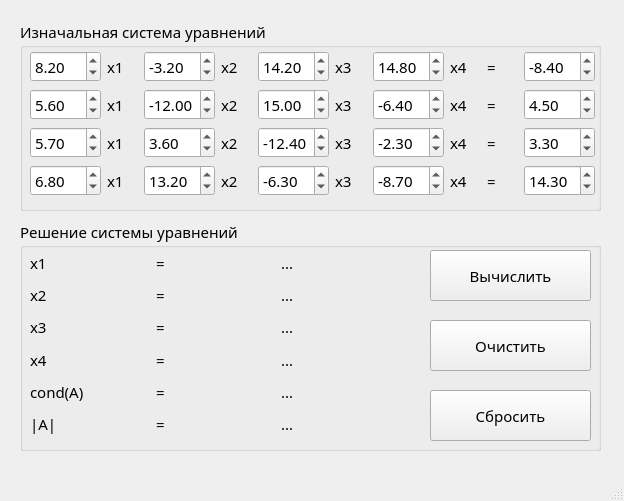
<?xml version="1.0" encoding="UTF-8"?>
<ui version="4.0">
 <class>Lab3</class>
 <widget class="QMainWindow" name="Lab3">
  <property name="geometry">
   <rect>
    <x>0</x>
    <y>0</y>
    <width>624</width>
    <height>501</height>
   </rect>
  </property>
  <property name="minimumSize">
   <size>
    <width>624</width>
    <height>501</height>
   </size>
  </property>
  <property name="maximumSize">
   <size>
    <width>624</width>
    <height>501</height>
   </size>
  </property>
  <property name="windowTitle">
   <string>Лабораторная работа №3</string>
  </property>
  <widget class="QWidget" name="centralwidget">
   <widget class="QGroupBox" name="groupBox">
    <property name="geometry">
     <rect>
      <x>20</x>
      <y>20</y>
      <width>581</width>
      <height>191</height>
     </rect>
    </property>
    <property name="font">
     <font>
      <family>Montserrat Medium</family>
      <pointsize>11</pointsize>
      <weight>50</weight>
      <bold>false</bold>
     </font>
    </property>
    <property name="title">
     <string>Изначальная система уравнений</string>
    </property>
    <widget class="QWidget" name="">
     <property name="geometry">
      <rect>
       <x>10</x>
       <y>30</y>
       <width>565</width>
       <height>147</height>
      </rect>
     </property>
     <layout class="QGridLayout" name="gridLayout">
      <item row="2" column="0">
       <widget class="QDoubleSpinBox" name="doubleSpinBox_20">
        <property name="minimum">
         <double>-99.989999999999995</double>
        </property>
        <property name="singleStep">
         <double>0.500000000000000</double>
        </property>
        <property name="value">
         <double>5.700000000000000</double>
        </property>
       </widget>
      </item>
      <item row="0" column="2">
       <widget class="QDoubleSpinBox" name="doubleSpinBox_01">
        <property name="minimum">
         <double>-99.989999999999995</double>
        </property>
        <property name="singleStep">
         <double>0.500000000000000</double>
        </property>
        <property name="value">
         <double>-3.200000000000000</double>
        </property>
       </widget>
      </item>
      <item row="1" column="9">
       <widget class="QDoubleSpinBox" name="doubleSpinBox_14">
        <property name="minimum">
         <double>-99.989999999999995</double>
        </property>
        <property name="singleStep">
         <double>0.500000000000000</double>
        </property>
        <property name="value">
         <double>4.500000000000000</double>
        </property>
       </widget>
      </item>
      <item row="0" column="3">
       <widget class="QLabel" name="label_2">
        <property name="text">
         <string>x2</string>
        </property>
       </widget>
      </item>
      <item row="2" column="8">
       <widget class="QLabel" name="label_19">
        <property name="text">
         <string>=</string>
        </property>
       </widget>
      </item>
      <item row="0" column="0">
       <widget class="QDoubleSpinBox" name="doubleSpinBox_00">
        <property name="minimum">
         <double>-99.989999999999995</double>
        </property>
        <property name="singleStep">
         <double>0.500000000000000</double>
        </property>
        <property name="value">
         <double>8.199999999999999</double>
        </property>
       </widget>
      </item>
      <item row="0" column="1">
       <widget class="QLabel" name="label">
        <property name="text">
         <string>x1</string>
        </property>
       </widget>
      </item>
      <item row="1" column="4">
       <widget class="QDoubleSpinBox" name="doubleSpinBox_12">
        <property name="minimum">
         <double>-99.989999999999995</double>
        </property>
        <property name="singleStep">
         <double>0.500000000000000</double>
        </property>
        <property name="value">
         <double>15.000000000000000</double>
        </property>
       </widget>
      </item>
      <item row="1" column="8">
       <widget class="QLabel" name="label_18">
        <property name="text">
         <string>=</string>
        </property>
       </widget>
      </item>
      <item row="2" column="1">
       <widget class="QLabel" name="label_12">
        <property name="text">
         <string>x1</string>
        </property>
       </widget>
      </item>
      <item row="1" column="1">
       <widget class="QLabel" name="label_5">
        <property name="text">
         <string>x1</string>
        </property>
       </widget>
      </item>
      <item row="0" column="5">
       <widget class="QLabel" name="label_3">
        <property name="text">
         <string>x3</string>
        </property>
       </widget>
      </item>
      <item row="0" column="6">
       <widget class="QDoubleSpinBox" name="doubleSpinBox_03">
        <property name="minimum">
         <double>-99.989999999999995</double>
        </property>
        <property name="singleStep">
         <double>0.500000000000000</double>
        </property>
        <property name="value">
         <double>14.800000000000001</double>
        </property>
       </widget>
      </item>
      <item row="1" column="0">
       <widget class="QDoubleSpinBox" name="doubleSpinBox_10">
        <property name="minimum">
         <double>-99.989999999999995</double>
        </property>
        <property name="singleStep">
         <double>0.500000000000000</double>
        </property>
        <property name="value">
         <double>5.600000000000000</double>
        </property>
       </widget>
      </item>
      <item row="1" column="3">
       <widget class="QLabel" name="label_8">
        <property name="text">
         <string>x2</string>
        </property>
       </widget>
      </item>
      <item row="1" column="6">
       <widget class="QDoubleSpinBox" name="doubleSpinBox_13">
        <property name="minimum">
         <double>-99.989999999999995</double>
        </property>
        <property name="singleStep">
         <double>0.500000000000000</double>
        </property>
        <property name="value">
         <double>-6.400000000000000</double>
        </property>
       </widget>
      </item>
      <item row="0" column="7">
       <widget class="QLabel" name="label_4">
        <property name="text">
         <string>x4</string>
        </property>
       </widget>
      </item>
      <item row="1" column="7">
       <widget class="QLabel" name="label_7">
        <property name="text">
         <string>x4</string>
        </property>
       </widget>
      </item>
      <item row="0" column="8">
       <widget class="QLabel" name="label_17">
        <property name="text">
         <string>=</string>
        </property>
       </widget>
      </item>
      <item row="0" column="9">
       <widget class="QDoubleSpinBox" name="doubleSpinBox_04">
        <property name="minimum">
         <double>-99.989999999999995</double>
        </property>
        <property name="singleStep">
         <double>0.500000000000000</double>
        </property>
        <property name="value">
         <double>-8.400000000000000</double>
        </property>
       </widget>
      </item>
      <item row="1" column="2">
       <widget class="QDoubleSpinBox" name="doubleSpinBox_11">
        <property name="minimum">
         <double>-99.989999999999995</double>
        </property>
        <property name="singleStep">
         <double>0.500000000000000</double>
        </property>
        <property name="value">
         <double>-12.000000000000000</double>
        </property>
       </widget>
      </item>
      <item row="0" column="4">
       <widget class="QDoubleSpinBox" name="doubleSpinBox_02">
        <property name="minimum">
         <double>-99.989999999999995</double>
        </property>
        <property name="singleStep">
         <double>0.500000000000000</double>
        </property>
        <property name="value">
         <double>14.199999999999999</double>
        </property>
       </widget>
      </item>
      <item row="1" column="5">
       <widget class="QLabel" name="label_6">
        <property name="text">
         <string>x3</string>
        </property>
       </widget>
      </item>
      <item row="2" column="9">
       <widget class="QDoubleSpinBox" name="doubleSpinBox_24">
        <property name="minimum">
         <double>-99.989999999999995</double>
        </property>
        <property name="singleStep">
         <double>0.500000000000000</double>
        </property>
        <property name="value">
         <double>3.300000000000000</double>
        </property>
       </widget>
      </item>
      <item row="3" column="8">
       <widget class="QLabel" name="label_20">
        <property name="text">
         <string>=</string>
        </property>
       </widget>
      </item>
      <item row="2" column="2">
       <widget class="QDoubleSpinBox" name="doubleSpinBox_21">
        <property name="minimum">
         <double>-99.989999999999995</double>
        </property>
        <property name="singleStep">
         <double>0.500000000000000</double>
        </property>
        <property name="value">
         <double>3.600000000000000</double>
        </property>
       </widget>
      </item>
      <item row="2" column="3">
       <widget class="QLabel" name="label_11">
        <property name="text">
         <string>x2</string>
        </property>
       </widget>
      </item>
      <item row="2" column="4">
       <widget class="QDoubleSpinBox" name="doubleSpinBox_22">
        <property name="minimum">
         <double>-99.989999999999995</double>
        </property>
        <property name="singleStep">
         <double>0.500000000000000</double>
        </property>
        <property name="value">
         <double>-12.400000000000000</double>
        </property>
       </widget>
      </item>
      <item row="2" column="5">
       <widget class="QLabel" name="label_10">
        <property name="text">
         <string>x3</string>
        </property>
       </widget>
      </item>
      <item row="2" column="6">
       <widget class="QDoubleSpinBox" name="doubleSpinBox_23">
        <property name="minimum">
         <double>-99.989999999999995</double>
        </property>
        <property name="singleStep">
         <double>0.500000000000000</double>
        </property>
        <property name="value">
         <double>-2.300000000000000</double>
        </property>
       </widget>
      </item>
      <item row="2" column="7">
       <widget class="QLabel" name="label_9">
        <property name="text">
         <string>x4</string>
        </property>
       </widget>
      </item>
      <item row="3" column="7">
       <widget class="QLabel" name="label_13">
        <property name="text">
         <string>x4</string>
        </property>
       </widget>
      </item>
      <item row="3" column="0">
       <widget class="QDoubleSpinBox" name="doubleSpinBox_30">
        <property name="minimum">
         <double>-99.989999999999995</double>
        </property>
        <property name="singleStep">
         <double>0.500000000000000</double>
        </property>
        <property name="value">
         <double>6.800000000000000</double>
        </property>
       </widget>
      </item>
      <item row="3" column="1">
       <widget class="QLabel" name="label_16">
        <property name="text">
         <string>x1</string>
        </property>
       </widget>
      </item>
      <item row="3" column="2">
       <widget class="QDoubleSpinBox" name="doubleSpinBox_31">
        <property name="minimum">
         <double>-99.989999999999995</double>
        </property>
        <property name="singleStep">
         <double>0.500000000000000</double>
        </property>
        <property name="value">
         <double>13.199999999999999</double>
        </property>
       </widget>
      </item>
      <item row="3" column="3">
       <widget class="QLabel" name="label_15">
        <property name="text">
         <string>x2</string>
        </property>
       </widget>
      </item>
      <item row="3" column="4">
       <widget class="QDoubleSpinBox" name="doubleSpinBox_32">
        <property name="minimum">
         <double>-99.989999999999995</double>
        </property>
        <property name="singleStep">
         <double>0.500000000000000</double>
        </property>
        <property name="value">
         <double>-6.300000000000000</double>
        </property>
       </widget>
      </item>
      <item row="3" column="5">
       <widget class="QLabel" name="label_14">
        <property name="text">
         <string>x3</string>
        </property>
       </widget>
      </item>
      <item row="3" column="6">
       <widget class="QDoubleSpinBox" name="doubleSpinBox_33">
        <property name="minimum">
         <double>-99.989999999999995</double>
        </property>
        <property name="singleStep">
         <double>0.500000000000000</double>
        </property>
        <property name="value">
         <double>-8.699999999999999</double>
        </property>
       </widget>
      </item>
      <item row="3" column="9">
       <widget class="QDoubleSpinBox" name="doubleSpinBox_34">
        <property name="minimum">
         <double>-99.989999999999995</double>
        </property>
        <property name="singleStep">
         <double>0.500000000000000</double>
        </property>
        <property name="value">
         <double>14.300000000000001</double>
        </property>
       </widget>
      </item>
     </layout>
    </widget>
   </widget>
   <widget class="QGroupBox" name="groupBox_2">
    <property name="geometry">
     <rect>
      <x>20</x>
      <y>220</y>
      <width>581</width>
      <height>231</height>
     </rect>
    </property>
    <property name="font">
     <font>
      <family>Montserrat Medium</family>
      <pointsize>11</pointsize>
     </font>
    </property>
    <property name="title">
     <string>Решение системы уравнений</string>
    </property>
    <widget class="QPushButton" name="pushButton_default">
     <property name="geometry">
      <rect>
       <x>410</x>
       <y>170</y>
       <width>161</width>
       <height>51</height>
      </rect>
     </property>
     <property name="text">
      <string>Сбросить</string>
     </property>
    </widget>
    <widget class="QPushButton" name="pushButton_clear">
     <property name="geometry">
      <rect>
       <x>410</x>
       <y>100</y>
       <width>161</width>
       <height>51</height>
      </rect>
     </property>
     <property name="text">
      <string>Очистить</string>
     </property>
    </widget>
    <widget class="QPushButton" name="pushButton_calculate">
     <property name="geometry">
      <rect>
       <x>410</x>
       <y>30</y>
       <width>161</width>
       <height>51</height>
      </rect>
     </property>
     <property name="text">
      <string>Вычислить</string>
     </property>
    </widget>
    <widget class="QWidget" name="">
     <property name="geometry">
      <rect>
       <x>10</x>
       <y>30</y>
       <width>371</width>
       <height>187</height>
      </rect>
     </property>
     <layout class="QGridLayout" name="gridLayout_2">
      <item row="0" column="0">
       <widget class="QLabel" name="label_21">
        <property name="text">
         <string>x1</string>
        </property>
       </widget>
      </item>
      <item row="0" column="1">
       <widget class="QLabel" name="label_28">
        <property name="text">
         <string>=</string>
        </property>
       </widget>
      </item>
      <item row="0" column="2">
       <widget class="QLabel" name="label_x1">
        <property name="text">
         <string>...</string>
        </property>
       </widget>
      </item>
      <item row="1" column="0">
       <widget class="QLabel" name="label_24">
        <property name="text">
         <string>x2</string>
        </property>
       </widget>
      </item>
      <item row="1" column="1">
       <widget class="QLabel" name="label_27">
        <property name="text">
         <string>=</string>
        </property>
       </widget>
      </item>
      <item row="1" column="2">
       <widget class="QLabel" name="label_x2">
        <property name="text">
         <string>...</string>
        </property>
       </widget>
      </item>
      <item row="2" column="0">
       <widget class="QLabel" name="label_23">
        <property name="text">
         <string>x3</string>
        </property>
       </widget>
      </item>
      <item row="2" column="1">
       <widget class="QLabel" name="label_26">
        <property name="text">
         <string>=</string>
        </property>
       </widget>
      </item>
      <item row="2" column="2">
       <widget class="QLabel" name="label_x3">
        <property name="text">
         <string>...</string>
        </property>
       </widget>
      </item>
      <item row="3" column="0">
       <widget class="QLabel" name="label_22">
        <property name="text">
         <string>x4</string>
        </property>
       </widget>
      </item>
      <item row="3" column="1">
       <widget class="QLabel" name="label_25">
        <property name="text">
         <string>=</string>
        </property>
       </widget>
      </item>
      <item row="3" column="2">
       <widget class="QLabel" name="label_x4">
        <property name="text">
         <string>...</string>
        </property>
       </widget>
      </item>
      <item row="4" column="0">
       <widget class="QLabel" name="label_33">
        <property name="text">
         <string>cond(A)</string>
        </property>
       </widget>
      </item>
      <item row="4" column="1">
       <widget class="QLabel" name="label_38">
        <property name="text">
         <string>=</string>
        </property>
       </widget>
      </item>
      <item row="4" column="2">
       <widget class="QLabel" name="label_cond_A">
        <property name="text">
         <string>...</string>
        </property>
       </widget>
      </item>
      <item row="5" column="0">
       <widget class="QLabel" name="label_34">
        <property name="text">
         <string>|A|</string>
        </property>
       </widget>
      </item>
      <item row="5" column="1">
       <widget class="QLabel" name="label_35">
        <property name="text">
         <string>=</string>
        </property>
       </widget>
      </item>
      <item row="5" column="2">
       <widget class="QLabel" name="label_A">
        <property name="text">
         <string>...</string>
        </property>
       </widget>
      </item>
     </layout>
    </widget>
   </widget>
  </widget>
  <widget class="QMenuBar" name="menubar">
   <property name="geometry">
    <rect>
     <x>0</x>
     <y>0</y>
     <width>624</width>
     <height>26</height>
    </rect>
   </property>
  </widget>
  <widget class="QStatusBar" name="statusbar"/>
 </widget>
 <resources/>
 <connections/>
</ui>
